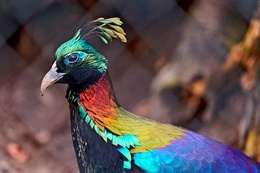
%> input picture img.jpg, 260 x 173 px, shrunk from 1024 x 682 before the run
$ octave main.m   (GNU Octave 9; MATLAB toolbox functions it lacks are replaced by stand-ins)
%> lines starting %> are read from the running program, lines starting %| are printed output that depends on the picture
clear

img = im2double(imread("img.jpg"));

%predetermined
original = [0 0 0; 0 1 0; 0 0 0];
ridge = [0 -1 0; -1 4 -1; 0 -1 0];
invridge = [0 1 0; 1 -4 1; 0 1 0];
sharp = [0 -1 0; -1 5 -1; 0 -1 0];

%custom
%n must be odd
n = 5;
sigma = 10;
boxblur = fspecial("average", n);
disk = fspecial("disk", n);
gaussian = fspecial("gaussian", n, sigma);

out = convolution(img, ridge);

img(150, 150, :)
out(150, 150, :)

montage({img, out}, "Size", [1 2])

function out = convolution(img, kern)
%> called with kern = [0 -1 0; -1 4 -1; 0 -1 0]
    imgsize = size(img);
%> imgsize = [173 260 3]
    imgrows = imgsize(1);
%> imgrows = 173
    imgcols = imgsize(2);
%> imgcols = 260
    kernsize = size(kern);
    kernrows = kernsize(1);
    kerncols = kernsize(2);
    out = zeros(imgrows, imgcols, 3);

    for imgrow = 1:imgrows
        for imgcol = 1:imgcols
            accum = [0 0 0];
            for kernrow = 1:kernrows
                for kerncol = 1:kerncols
                    x = imgrow + kernrow - (kernrows + 1) / 2;
                    y = imgcol + kerncol - (kerncols + 1) / 2;
                    if x >= 1 && x < imgrows + 1 && y >= 1 && y < imgcols + 1
                        pix = [img(x, y, 1) img(x, y, 2) img(x, y, 3)];
                        weight = ones(1, 3) * kern(kernrow, kerncol);
                        accum = accum + times(weight, pix);
                    end
                end
            end
            out(imgrow, imgcol, :) = accum;
        end
    end
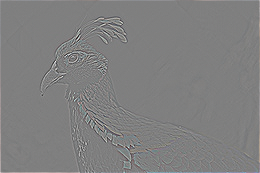
%> out: size 173x260x3 double; mean R, G, B 0.00588, 0.00542, 0.00624; drawn with min black and max white
%> after the loop, pix = [0.259 0.169 0.475]; weight = [4 4 4]
%> `img(150, 150, :)`: ans = [0.71 0.784 0.424]
%> `out(150, 150, :)`: ans = [0.4 0.267 0.153]
%> `montage({img, out}, "Size", [1 2])`:
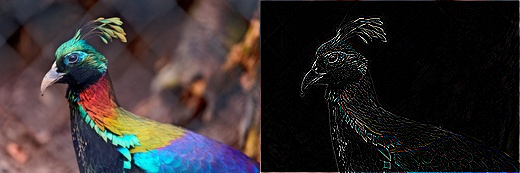
%> displayed picture: size 173x520x3, on the screen's scale of 0 to 255; mean R, G, B 50.9, 44.5, 45.2
end
